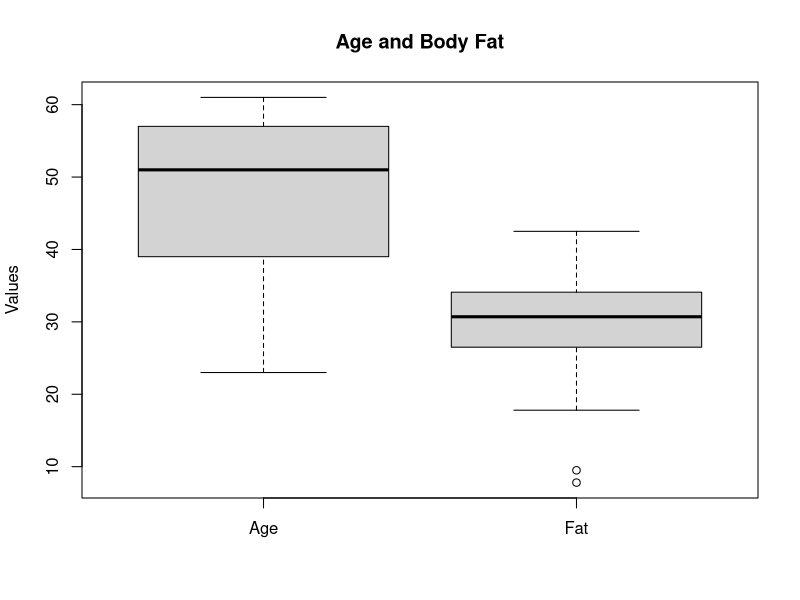
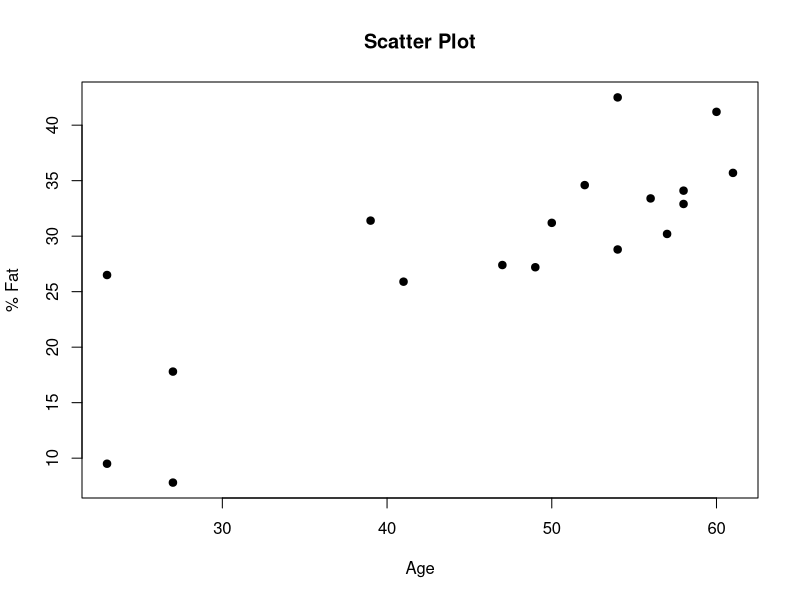
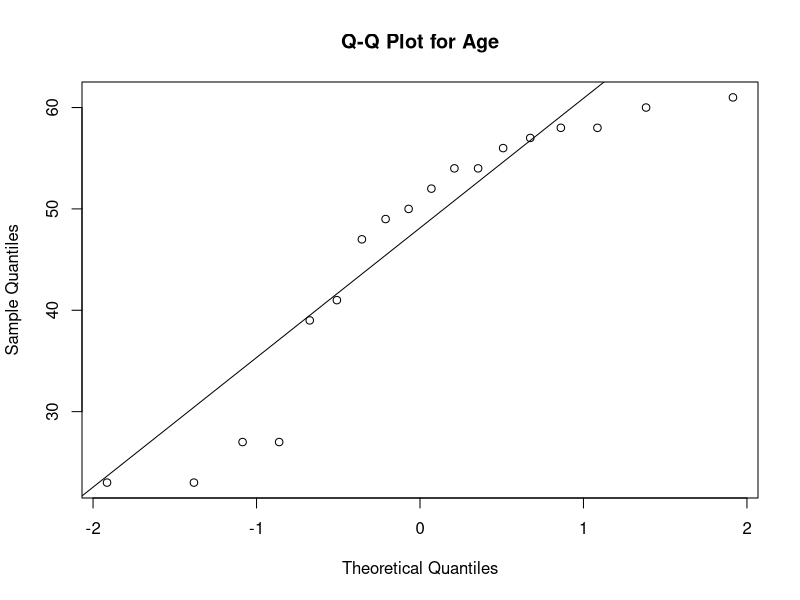
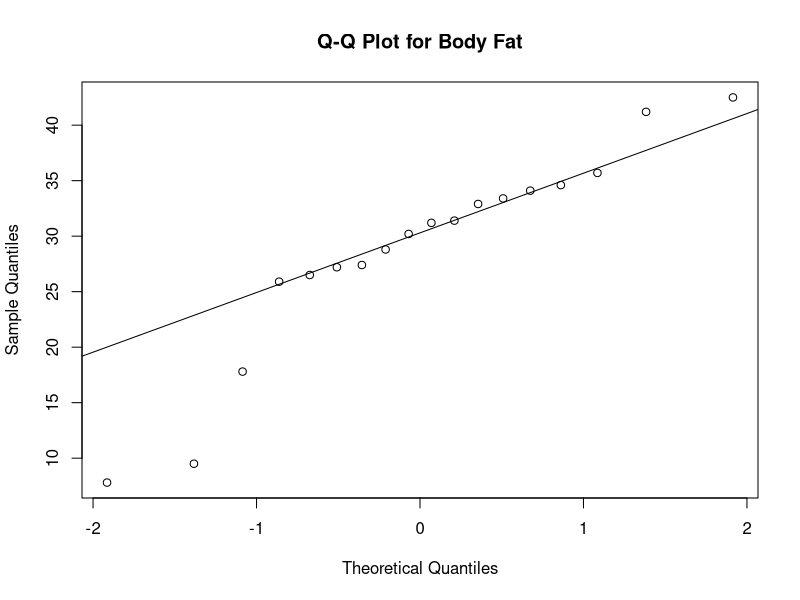
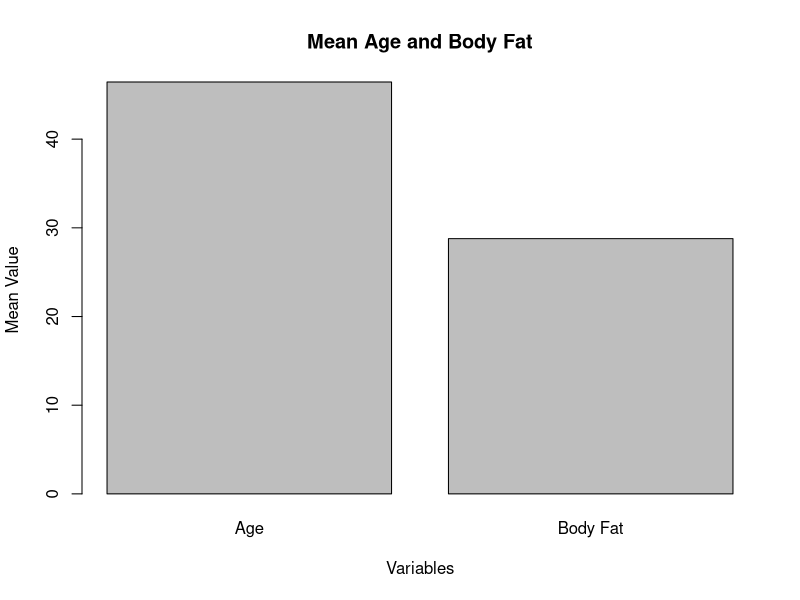

Generate these figures, in order, with R:
# -----------------------------------------
# AGE AND BODY FAT ANALYSIS
# -----------------------------------------

# Data
A <- c(23,23,27,27,39,41,47,49,50,52,54,54,56,57,58,58,60,61)

F <- c(9.5,26.5,7.8,17.8,31.4,25.9,27.4,27.2,31.2,34.6,
       42.5,28.8,33.4,30.2,34.1,32.9,41.2,35.7)


# -----------------------------------------
# 1. MEAN
# -----------------------------------------

mean(A)
mean(F)


# -----------------------------------------
# 2. MEDIAN
# -----------------------------------------

median(A)
median(F)


# -----------------------------------------
# 3. STANDARD DEVIATION
# -----------------------------------------

sd(A)
sd(F)


# -----------------------------------------
# 4. BOX PLOT
# -----------------------------------------

boxplot(A, F,
        names = c("Age", "Fat"),
        main = "Age and Body Fat",
        ylab = "Values")


# -----------------------------------------
# 5. SCATTER PLOT
# -----------------------------------------

plot(A, F,
     xlab = "Age",
     ylab = "% Fat",
     main = "Scatter Plot",
     pch = 19)


# -----------------------------------------
# 6. Q-Q PLOT FOR AGE
# -----------------------------------------

qqnorm(A,
       main = "Q-Q Plot for Age")

qqline(A)


# -----------------------------------------
# 7. Q-Q PLOT FOR BODY FAT
# -----------------------------------------

qqnorm(F,
       main = "Q-Q Plot for Body Fat")

qqline(F)


# -----------------------------------------
# 8. BAR GRAPH
# -----------------------------------------

means <- c(mean(A), mean(F))

barplot(means,
        names.arg = c("Age", "Body Fat"),
        main = "Mean Age and Body Fat",
        xlab = "Variables",
        ylab = "Mean Value")


# -----------------------------------------
# 9. DISPLAY ALL STATISTICS TOGETHER
# -----------------------------------------

cat("Statistics for Age:\n")
cat("Mean =", mean(A), "\n")
cat("Median =", median(A), "\n")
cat("Standard Deviation =", sd(A), "\n\n")

cat("Statistics for Body Fat:\n")
cat("Mean =", mean(F), "\n")
cat("Median =", median(F), "\n")
cat("Standard Deviation =", sd(F), "\n")
